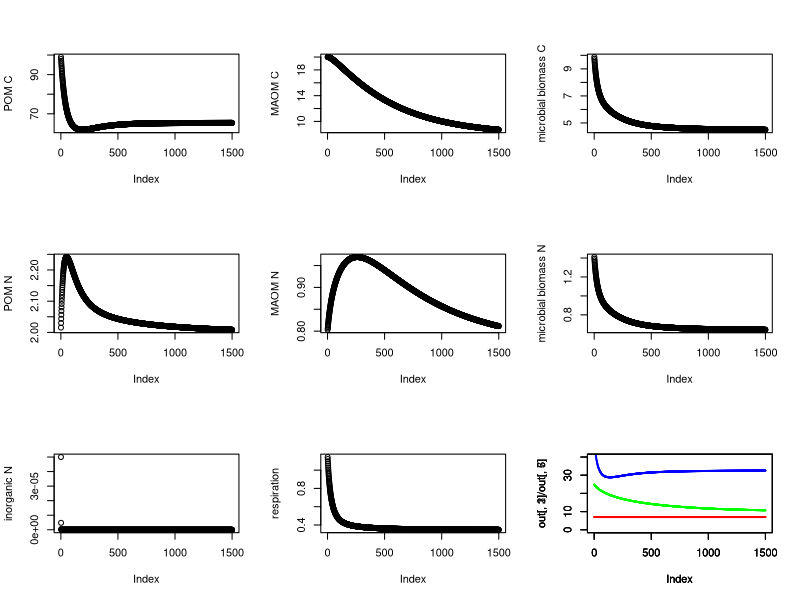

Generate this figure with R:
#Building a linked C-N model examining N fertilization effects on POM and MAOM formation. 
###Colin Averill and Bonnie Waring, 2017

###ASSUMPTIONS###
# CUE, NUE and C:N stoichiometry icrobial biomass is fixed
# microbes take up organic N (POM or MAOM) before taking up inorganic N
# inorganic N leaching happens after mineralization/immobilization
# microbes aim to have the C:N ratio of uptake match their threshold element ratio
# when microbes are C-limited, they mineralize excess N
# when microbes are N-limited, they immobilize sufficient inorganic N to match stoichiometric demand
# if there is not enough inorganic N to match demand, then they respire excess C such that the C:N ratio of uptake matches microbial TER.

#clear R environment.
rm(list=ls())

#parameters: C cycling
#WARNING. Most parameters can change the position of C vs. N limitation ~ input CN.
#If you change things, make sure you are always checking where C vs N limitation is. 
I    <- 1        #C input rate                           (mg time-1)
CUE  <- 0.3      #carbon use efficiency                  (unitless)
NUE  <- 1 		   #N use efficiency					             (unitless)
v1   <- .4       #biomass-specific decay multiplier      (mg time-1)
v2   <- 1        #Vmax of sorption                       (mg time-1)
k1   <- 200      #half saturation of decomp              (mg)
k2   <- 10       #half saturation of sorption            (mg)
k3   <- 0.001    #half saturation of inorganic N uptake  (mg)
h1   <- 0.01     #biomass turnover rate                  (1/time)
h2   <- 0.002    #C-specific desorption rate             (1/time)
h3   <- 0.001    #fraction of POM that potentially sorbs (1/time)
h4   <- 0.9      #inorganic N loss rate
h5   <- 0.01     #exogenous losses of POM                (1/time)

#parameters: N cycling
IN <- 50 #C:N ratio of inputs (constant). 20=C limitation, 50=N limitation
CN <- 50 #C:N ratio of initial particulate organic matter (will change)
MN <- 25 #C:N ratio of initial mineral-associated organic matter (will change)
BN <-  7 #C:N ratio of the microbial biomass (constant)

#initial pool sizes
C <- 100      #C pool in POM            (mg / g)
M <-  20      #C pool in MAOM           (mg / g)
B <- C*0.1    #microbial biomass C 			(mg / g)
N1 <- C/CN    #initial N pool in POM		(mg / g)
N2 <- M/MN	  #N pool in MAOM 			  	(mg / g)
N3 <- B/BN    #microbial biomass N			(mg / g)
N4 <- 0.001	  #inorganic N pool size 		(mg / g)

#number of days to step the dynamic simulation through time.
t <- 1500

#choose outputs you want to follow. 
outputs <- c('C','M','B','R','N1','N2','N3','N4')
out <- matrix(rep(0,t*length(outputs)),nrow=t,dimnames=list(NULL,outputs))


for(i in 1:t){
  #C fluxes
  DEATH.C      <- h1*B^1.5
  DECOMP.C     <- v1*B*C / (k1 + C)
  exo.loss.C   <- h5*C
  POM2MOM.C    <- h3*C
  SORPTION.C   <- v2*(POM2MOM.C+DEATH.C) / (k2 + POM2MOM.C+DEATH.C)
  SORPTION.B.C <- (DEATH.C  /(POM2MOM.C+DEATH.C))*SORPTION.C
  SORPTION.P.C <- (POM2MOM.C/(POM2MOM.C+DEATH.C))*SORPTION.C
  DESORPTION.C <- h2*M
  
  #N fluxes
  DEATH.N      <- DEATH.C / BN
  DECOMP.N     <- DECOMP.C/ (C / N1)
  exo.loss.N   <- exo.loss.C / (C/N1)
  POM2MOM.N    <- POM2MOM.C / (C/N1)
  SORPTION.N   <- v2*(POM2MOM.N+DEATH.N) / (k2 + POM2MOM.N+DEATH.N)
  SORPTION.B.N <- (DEATH.N  /(POM2MOM.N+DEATH.N))*SORPTION.N
  SORPTION.P.N <- (POM2MOM.N/(POM2MOM.N+DEATH.N))*SORPTION.N
  DESORPTION.N <- DESORPTION.C/(M/N2)

  #MINERALIZATION-IMMOBILIZATION.
  #N uptake minus demand. If in excess, positive. If limited, negative.
  mineralization.immobilization <- (DECOMP.N) - (CUE * DECOMP.C) / BN
  if(mineralization.immobilization  > 0) {
    #if in excess (+ value), mineralize. 
    mineralization <- mineralization.immobilization
    immobilization = 0
  }
  if(mineralization.immobilization <= 0) {
    #if in debt (- value), immobilize, w/ non-linear uptake kinetics.
    mineralization = 0
    immobilization.potential <- ((N4 / (k3 + N4)) * N4) * NUE
    immobilization <- immobilization.potential
    #however, don't take up more N than you need.
    if(immobilization > abs(mineralization.immobilization)){
      immobilization = abs(mineralization.immobilization)
    }
  }
  
  #leaching/plant uptake happens on post-mineralization/immobilization inorganic N pool.
  INORG.N.LOSS <- h4*(N4 + mineralization - immobilization)
  
  #OVERFLOW RESPIRATION
  #excess C uptake must go somewhere because mass balance.
  if(mineralization.immobilization > 0){
    overflow.R = 0
  }
  if(mineralization.immobilization <= 0){  
    overflow.R <- DECOMP.C*CUE - (DECOMP.N + immobilization)*BN
  }
  
  #ODEs
  dCdt  <- I + (DEATH.C - SORPTION.B.C) + DESORPTION.C - DECOMP.C - SORPTION.P.C - exo.loss.C
  dMdt  <- SORPTION.C - DESORPTION.C
  dBdt  <- (CUE * DECOMP.C) - DEATH.C - overflow.R
  dN1dt <- (I/IN) + (DEATH.N - SORPTION.B.N) + DESORPTION.N - DECOMP.N - SORPTION.P.N - exo.loss.N
  dN2dt <- SORPTION.N - DESORPTION.N
  dN3dt <- DECOMP.N*NUE + immobilization - mineralization - DEATH.N
  dN4dt <- DECOMP.N*(1-NUE) + mineralization - immobilization - INORG.N.LOSS

  #respiration
  resp  <- (1-CUE)*DECOMP.C + overflow.R
  
  #update pools
  C  <- C  + dCdt
  M  <- M  + dMdt
  B  <- B  + dBdt
  N1 <- N1 + dN1dt
  N2 <- N2 + dN2dt
  N3 <- N3 + dN3dt
  N4 <- N4 + dN4dt
  R  <- resp
  
  #save outputs
  out[i,] <- c(C,M,B,R,N1,N2,N3,N4)
}

par(mfrow=c(3,3))
plot(out[,1], ylab="POM C")
plot(out[,2], ylab= "MAOM C")
plot(out[,3], ylab="microbial biomass C")
plot(out[,5], ylab="POM N")
plot(out[,6], ylab= "MAOM N")
plot(out[,7], ylab="microbial biomass N")
plot(out[,8], ylab="inorganic N")
plot(out[,4], ylab="respiration")
#check stoichiometry of pools
plot(out[,1]/out[,5], cex = 0.1, col='blue' , ylim = c(0,40))
par(new=T)
plot(out[,2]/out[,6], cex = 0.1, col='green', ylim = c(0,40))
par(new=T)
plot(out[,3]/out[,7], cex = 0.1, col='red'  , ylim = c(0,40))
#print C pools and their sums
C;M;B;C+B+M
